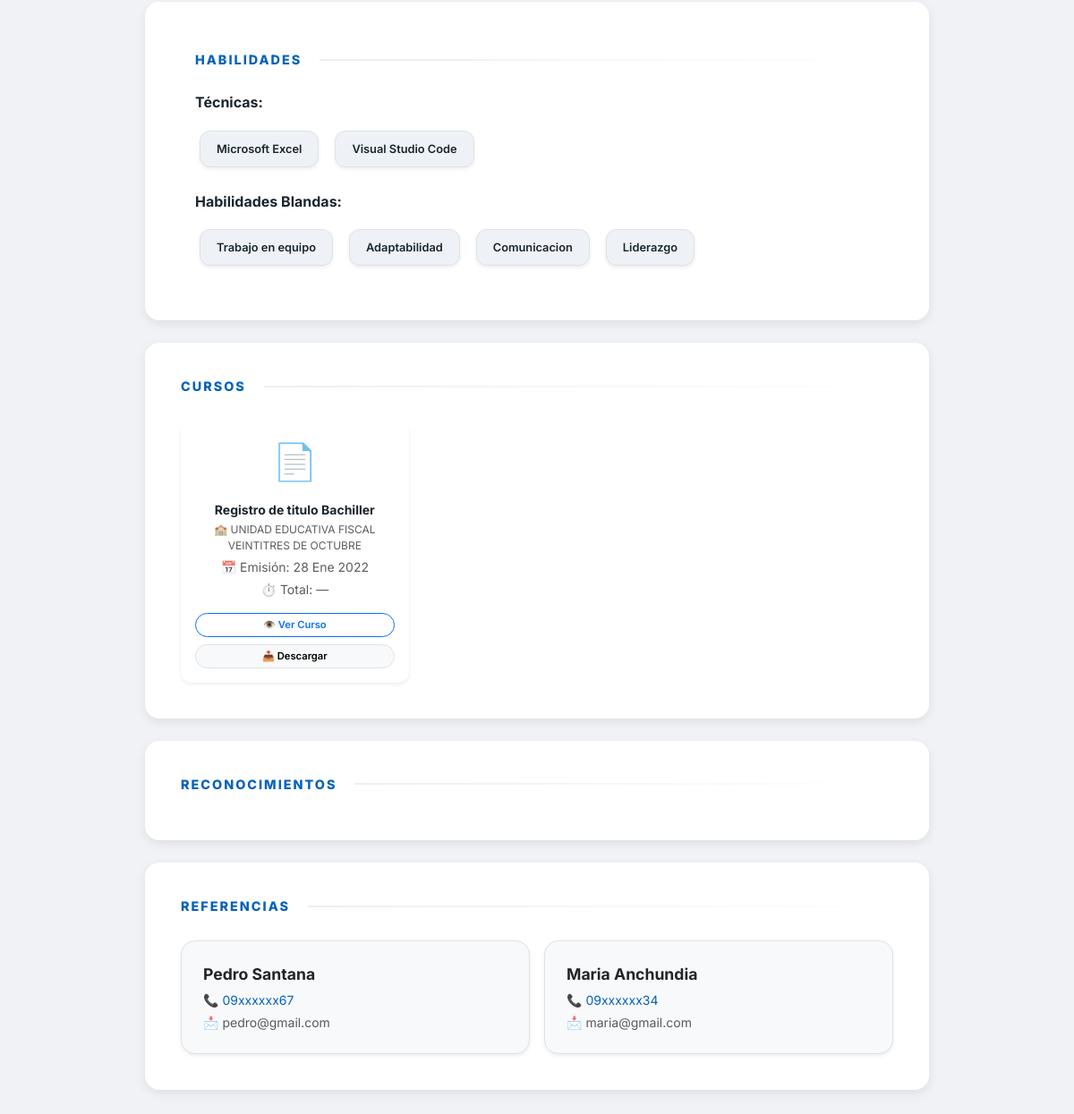
Before: /perfil/1/ (lower part) with the older database file.
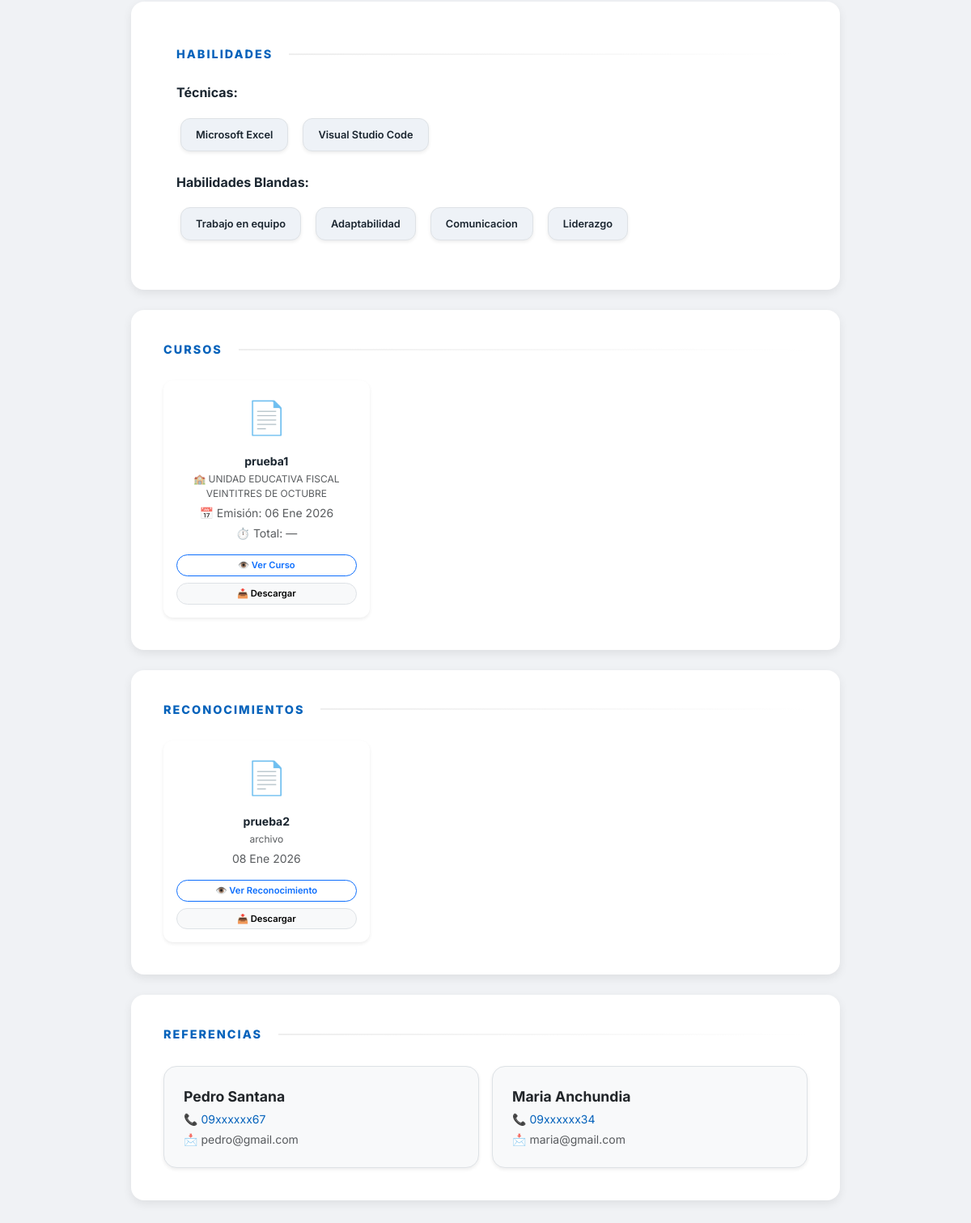
After: the same page with the newer database file.
### cv/models.py (models this page shows, shortened)
class Habilidad(models.Model):
    perfil = models.ForeignKey(Perfil, on_delete=models.CASCADE, related_name='habilidades', null=True)
    CATEGORIA_CHOICES = [('T', 'Técnica'), ('B', 'Blanda')]
    nombre = models.CharField(max_length=50)
    categoria = models.CharField(max_length=1, choices=CATEGORIA_CHOICES, default='T')

class Certificado(models.Model):
    TIPO_CHOICES = (
        ('curso', 'Curso'),
        ('reconocimiento', 'Reconocimiento'),
    )
    perfil = models.ForeignKey(Perfil, on_delete=models.CASCADE)
    titulo = models.CharField(max_length=200)
    institucion = models.CharField(max_length=200)
    fecha_obtencion = models.DateField()
    archivo = models.FileField(upload_to='certificados/')
    tipo = models.CharField(max_length=20, choices=TIPO_CHOICES)
    total_horas = models.PositiveIntegerField(
        null=True,
        blank=True,
        help_text="Solo para cursos"
    )
    class Meta:
        ordering = ['-fecha_obtencion']

class Referencia(models.Model):
    perfil = models.ForeignKey(Perfil, on_delete=models.CASCADE, related_name='referencias', null=True)
    nombre = models.CharField(max_length=150, verbose_name="Nombre de la Referencia")
    telefono = models.CharField(max_length=20, verbose_name="Número de Celular")
    email = models.EmailField(max_length=255, blank=True, null=True)
    from django.db import models

### cv/views.py (the view)
# urls.py: path('perfil/<int:perfil_id>/', ver_cv, name='ver_cv'),
def ver_cv(request, perfil_id):
    perfil = get_object_or_404(Perfil, id=perfil_id)
    experiencias = (
        Experiencia.objects
        .filter(perfil=perfil)
        .order_by('-inicio', '-id')
    )
    habilidades = Habilidad.objects.filter(perfil=perfil)
    referencias = Referencia.objects.filter(perfil=perfil)
    cursos = (
        Certificado.objects
        .filter(perfil=perfil, tipo='curso')
        .order_by('-fecha_obtencion')
    )
    reconocimientos = (
        Certificado.objects
        .filter(perfil=perfil, tipo='reconocimiento')
        .order_by('-fecha_obtencion')
    )
    productos_academicos = ProductoAcademico.objects.filter(
        perfil=perfil,
        activarparaqueseveaenfront=True
    )
    productos_laborales = ProductoLaboral.objects.filter(
        perfil=perfil,
        activarparaqueseveaenfront=True
    )
    ventas_garaje = VentaGaraje.objects.filter(
        perfil=perfil,
        activarparaqueseveaenfront=True
    )
    contexto = {
        'perfil': perfil,
        'experiencias': experiencias,
        'habilidades': habilidades,
        'referencias': referencias,
        'cursos': cursos,
        'reconocimientos': reconocimientos,
        'productos_academicos': productos_academicos,
        'productos_laborales': productos_laborales,
        'ventas_garaje': ventas_garaje,
    }
    return render(request, 'cv/index.html', contexto)

### cv/templates/cv/index.html (shortened to what this page needs)
{% load static %}
<!DOCTYPE html>
<html lang="es">
<head>
    <link href="https://cdn.jsdelivr.net/npm/bootstrap@5.3.0/dist/css/bootstrap.min.css" rel="stylesheet">
    <link rel="stylesheet" href="{% static 'cv/style.css' %}">
</head>
<body>
<div class="container cv-container">
    {% include 'cv/habilidades.html' %}
    {% include 'cv/certificados.html' %}
    {% include 'cv/referencias.html' %}
</div>
</body>
</html>

### cv/templates/cv/habilidades.html
<div class="card card-custom" id="habilidades">
    <div class="card-body">
        <h3 class="section-title">Habilidades</h3>
        <div class="mb-4">
            <h6 class="fw-bold mb-3" style="color: var(--primary-color);">Técnicas:</h6>
            <div class="d-flex flex-wrap gap-2">
                {% for hab in perfil.habilidades.all %}
                    {% if hab.categoria == 'T' %}
                        <span class="badge-skill shadow-sm">{{ hab.nombre }}</span>
                    {% endif %}
                {% endfor %}
            </div>
        </div>
        <div>
            <h6 class="fw-bold mb-3" style="color: var(--primary-color);">Habilidades Blandas:</h6>
            <div class="d-flex flex-wrap gap-2">
                {% for hab in perfil.habilidades.all %}
                    {% if hab.categoria == 'B' %}
                        <span class="badge-skill shadow-sm">{{ hab.nombre }}</span>
                    {% endif %}
                {% endfor %}
            </div>
        </div>
    </div>
</div>

### cv/templates/cv/certificados.html (shortened to what the changed rows need)
<div class="card card-custom" id="cursos">
    <div class="row row-cols-1 row-cols-sm-2 row-cols-md-3 g-3">
        {% for cert in cursos %}
        <div class="col">
            <div class="card h-100 cert-card shadow-sm border-0 text-center">
                <div class="p-3 d-flex flex-column h-100">
                    <div class="mb-3">
                        {% if ".pdf" in cert.archivo.url|lower %}
                            <span style="font-size: 2.5rem;">📄</span>
                        {% else %}
                            <img src="{{ cert.archivo.url }}" class="img-fluid rounded shadow-sm" style="max-height: 100px; object-fit: contain;">
                        {% endif %}
                    </div>
                    <h6 class="fw-bold small mb-1" style="color: var(--primary-color);">
                        {{ cert.titulo }}
                    </h6>
                    <p class="text-muted mb-1" style="font-size: 0.75rem;">
                        🏫 {{ cert.institucion }}
                    </p>
                    <p class="text-muted small mb-1">
                        📅 Emisión: {{ cert.fecha_obtencion|date:"d M Y" }}
                    </p>
                    {% if cert.total_horas %}
                    <p class="text-muted small mb-3">
                        ⏱️ Total: {{ cert.total_horas }} horas
                    </p>
                    {% else %}
                    <p class="text-muted small mb-3">
                        ⏱️ Total: —
                    </p>
                    {% endif %}
                    <div class="mt-auto d-grid gap-2 d-print-none">
                        <a href="{{ cert.archivo.url }}" target="_blank"
                           class="btn btn-outline-primary btn-sm rounded-pill"
                           style="font-size: 0.7rem; font-weight: 600;">
                            👁️ Ver Curso
                        </a>
                        <a href="{{ cert.archivo.url }}" download
                           class="btn btn-light btn-sm rounded-pill border"
                           style="font-size: 0.7rem; font-weight: 600;">
                            📥 Descargar
                        </a>
                    </div>
                </div>
            </div>
        </div>
        {% endfor %}
    </div>
</div>
<div class="card card-custom" id="reconocimientos">
    <div class="row row-cols-1 row-cols-sm-2 row-cols-md-3 g-3">
        {% for cert in reconocimientos %}
        <div class="col">
            <div class="card h-100 cert-card shadow-sm border-0 text-center">
                <div class="p-3 d-flex flex-column h-100">
                    <div class="mb-3">
                        {% if ".pdf" in cert.archivo.url|lower %}
                            <span style="font-size: 2.5rem;">📄</span>
                        {% else %}
                            <img src="{{ cert.archivo.url }}" class="img-fluid rounded shadow-sm" style="max-height: 100px; object-fit: contain;">
                        {% endif %}
                    </div>
                    <h6 class="fw-bold small mb-1" style="color: var(--primary-color);">
                        {{ cert.titulo }}
                    </h6>
                    <p class="text-muted mb-1" style="font-size: 0.75rem;">
                        {{ cert.institucion }}
                    </p>
                    <p class="text-muted small mb-3">
                        {{ cert.fecha_obtencion|date:"d M Y" }}
                    </p>
                    <div class="mt-auto d-grid gap-2 d-print-none">
                        <a href="{{ cert.archivo.url }}" target="_blank"
                           class="btn btn-outline-primary btn-sm rounded-pill"
                           style="font-size: 0.7rem; font-weight: 600;">
                            👁️ Ver Reconocimiento
                        </a>
                        <a href="{{ cert.archivo.url }}" download
                           class="btn btn-light btn-sm rounded-pill border"
                           style="font-size: 0.7rem; font-weight: 600;">
                            📥 Descargar
                        </a>
                    </div>
                </div>
            </div>
        </div>
        {% endfor %}
    </div>
</div>

### cv/templates/cv/referencias.html
<div class="card card-custom" id="referencias">
    <h3 class="section-title">Referencias</h3>
    <div class="row g-3">
        {% for ref in referencias %}
        <div class="col-md-6">
            <div class="p-4 border rounded-4 bg-light shadow-sm">
                <p class="mb-1 fw-bold text-dark" style="font-size: 1.1rem;">{{ ref.nombre }}</p>
                <p class="mb-1 small" style="color: var(--accent-color);">📞 {{ ref.telefono }}</p>
                <p class="mb-0 small text-muted">📩 {{ ref.email|default:"---" }}</p>
            </div>
        </div>
        {% empty %}
        <div class="col-12"><p class="text-muted small italic">No hay referencias disponibles.</p></div>
        {% endfor %}
    </div>
</div>

Changed rows visible on the page:
removed Certificado: titulo "Registro de titulo Bachiller", institucion "UNIDAD EDUCATIVA FISCAL VEINTITRES DE OCTUBRE", fecha_obtencion "28 Ene 2022", shows "⏱️ Total: —", shown under "CURSOS"
added Certificado: titulo "prueba1", institucion "UNIDAD EDUCATIVA FISCAL VEINTITRES DE OCTUBRE", fecha_obtencion "06 Ene 2026", shows "⏱️ Total: —", shown under "CURSOS"
added Certificado: titulo "prueba2", institucion "archivo", fecha_obtencion "08 Ene 2026", shown under "RECONOCIMIENTOS"
